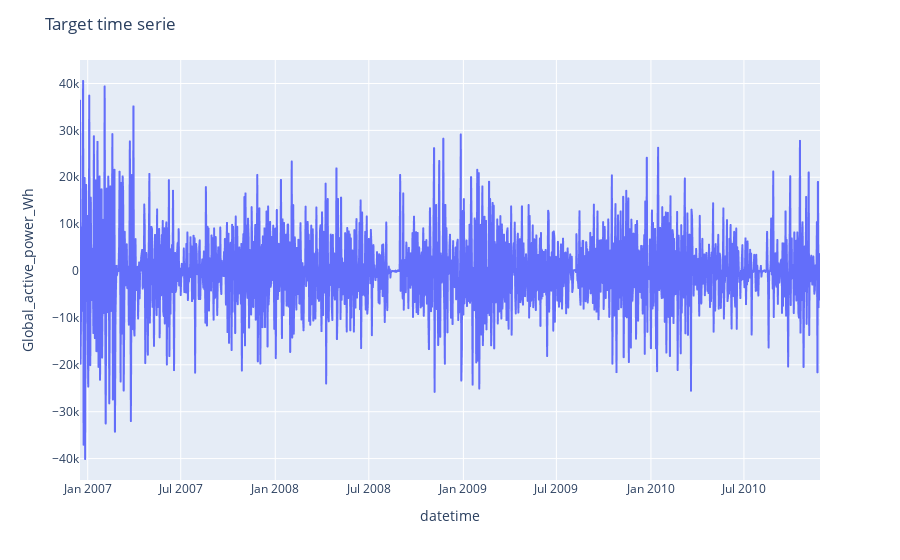

This figure's notebook cell:
### Code cell
sv = StationnaryViz(df_stationnarised, TARGET)
sv.plot_target()
sv.plot_autocorrelation_target()
sv.plot_partial_autocorrelation_target()

### Figure 1 — Plotly figure (JSON) as saved in the notebook; plotly's stock layout.template omitted (floating-point values rounded to 4 significant figures; data arrays with more than 128 entries replaced by an {"elided": "..."} marker saying what was removed)
{"data": [{"hovertemplate": "datetime=%{x}<br>Global_active_power_Wh=%{y}<extra></extra>", "legendgroup": "", "line": {"color": "#636efa", "dash": "solid"}, "marker": {"symbol": "circle"}, "mode": "lines", "name": "", "showlegend": false, "type": "scattergl", "x": {"elided": "1441 str values"}, "xaxis": "x", "y": {"elided": "1441 float values"}, "yaxis": "y"}], "layout": {"legend": {"tracegroupgap": 0}, "margin": {"t": 60}, "title": {"text": "Target time serie"}, "xaxis": {"anchor": "y", "domain": [0, 1], "title": {"text": "datetime"}}, "yaxis": {"anchor": "x", "domain": [0, 1], "title": {"text": "Global_active_power_Wh"}}}}
